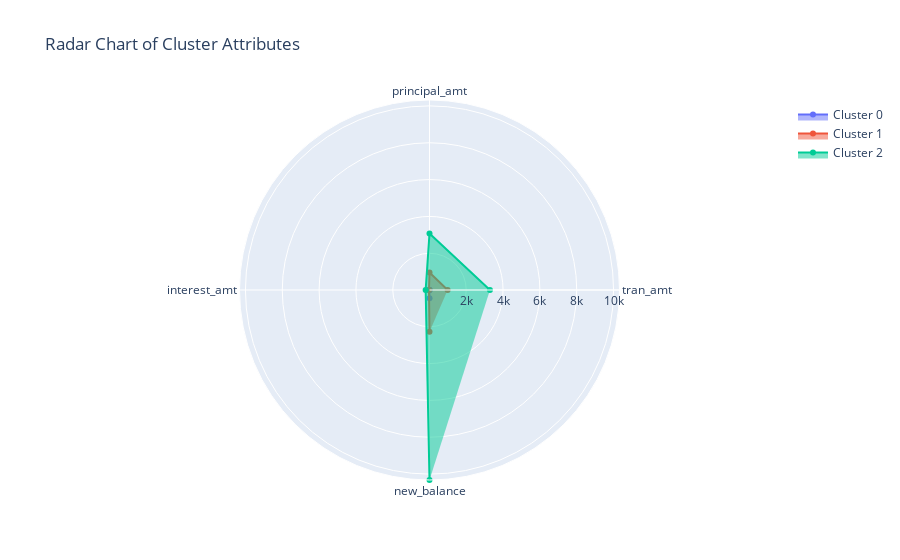

Notebook source saved alongside this figure:
### Code cell
# Define the categories and their labels for the radar chart
categories = savings_copy.columns[10:14].tolist()

# Plot the radar chart
fig = go.Figure()

for i in cluster_means.index:
    df = cluster_means.loc[i][categories]
    values = df.values.tolist()
    fig.add_trace(go.Scatterpolar(
      r=values,
      theta=categories,
      fill='toself',
      name = f"Cluster {i}"
    ))

fig.update_layout(
  polar=dict(
    radialaxis=dict(
      visible=True,
      range=[cluster_means[categories].values.min(), cluster_means[categories].values.max()]
    )),
  showlegend=True,
  title='Radar Chart of Cluster Attributes'
)

fig.show()

### Figure 1 — Plotly figure (JSON) as saved in the notebook; plotly's stock layout.template omitted (floating-point values rounded to 4 significant figures)
{"data": [{"fill": "toself", "name": "Cluster 0", "r": [15.14, 5.897, 9.239, 460.3], "theta": ["tran_amt", "principal_amt", "interest_amt", "new_balance"], "type": "scatterpolar"}, {"fill": "toself", "name": "Cluster 1", "r": [991.1, 957.2, 33.91, 2271.0], "theta": ["tran_amt", "principal_amt", "interest_amt", "new_balance"], "type": "scatterpolar"}, {"fill": "toself", "name": "Cluster 2", "r": [3288.0, 3073.0, 214.9, 10320.0], "theta": ["tran_amt", "principal_amt", "interest_amt", "new_balance"], "type": "scatterpolar"}], "layout": {"polar": {"radialaxis": {"range": [5.897, 10320.0], "visible": true}}, "showlegend": true, "title": {"text": "Radar Chart of Cluster Attributes"}}}
